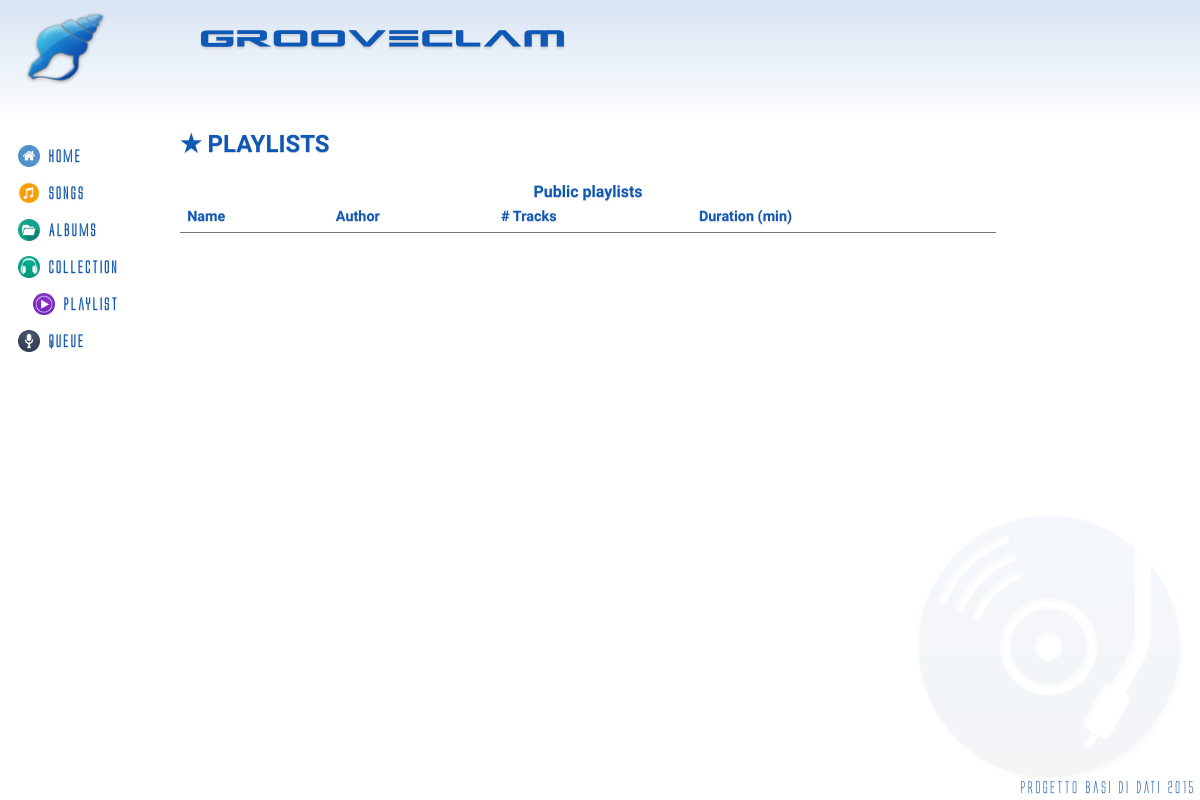
The app's page /?controller=playlist&action=index, older data.
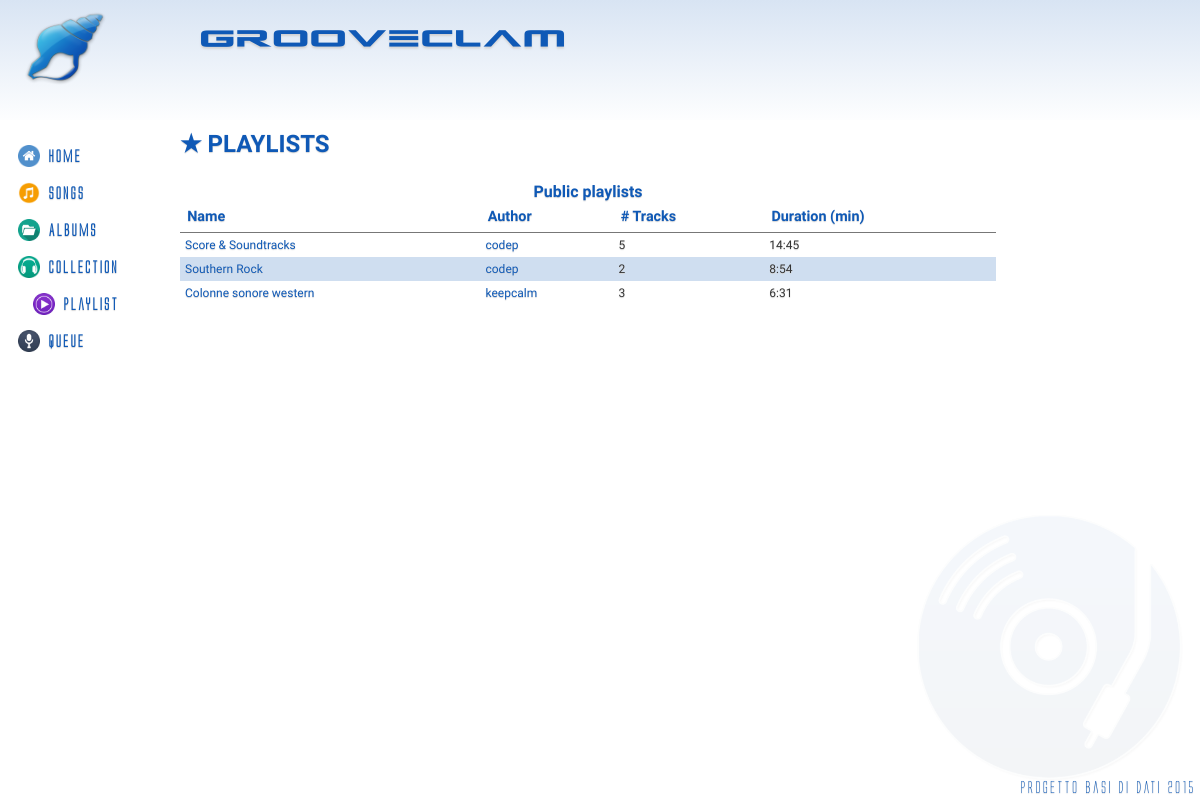
The same page, newer data.
### tables this page shows
CREATE TABLE IF NOT EXISTS `Playlist` (
	`IdPlaylist` INT(11) NOT NULL AUTO_INCREMENT,
	`IdUtente` INT(11) NOT NULL,
	`Nome` VARCHAR(40) NOT NULL,
    `Privata` BOOLEAN DEFAULT FALSE,
	PRIMARY KEY(`IdPlaylist`),
	FOREIGN KEY(`IdUtente`) REFERENCES Utenti(`IdUtente`) ON DELETE CASCADE ON UPDATE CASCADE
);

CREATE TABLE IF NOT EXISTS `Utenti` (
	`IdUtente` INT(11) NOT NULL AUTO_INCREMENT,
	`Nome` VARCHAR(40) DEFAULT NULL,
	`Cognome` VARCHAR(40) DEFAULT NULL,
	`Email` VARCHAR(40) NOT NULL,
	`Amministratore` BOOLEAN NOT NULL,
	`Username` VARCHAR(40) NOT NULL,
	`Password` VARCHAR(40) NOT NULL,
	PRIMARY KEY(`IdUtente`),
	UNIQUE(`Username`)
);

### controllers/playlist_controller.php (called while the page is built, shortened)
<?php
class PlaylistController {
	public function index() {
		$playlists = Playlist::all();
		require_once('views/playlist/index.php');
	}
}
?>

### index.php (called while the page is built, shortened)
<?php
require_once('views/layout.php');
?>

### models/playlist.php (called while the page is built, shortened)
<?php
class Playlist {
	private $id;
	private $name;
	private $owner;
	public function __construct($id, $name, $owner, $songs, $domain) {
		$this->id = $id;
		$this->name = $name;
		$this->owner = $owner;
	}
	public function id() {
		return $this->id;
	}
	public function name() {
		return $this->name;
	}
	public function owner() {
		return $this->owner;
	}
	public function stats($id) {
		$dur = 0;
		$id = intval($id);
		$db = Db::getInstance();
		$req = $db->prepare('SELECT s.Durata FROM Brani s INNER JOIN BraniPlaylist p ON(s.IdBrano = p.IdBrano) WHERE p.IdPlaylist = :id');
		$req->execute(array('id' => $id));
		$res = $req->fetchAll();
		foreach ($res as $duration) {
            $dur += $duration['Durata'];
		}
		$dur = floor($dur / 60).":".($dur % 60);
		return array('count' => count($res), 'duration' => $dur);
	}
	public static function all() {
		$list = array();
		$db = Db::getInstance();
		$req = $db->query('SELECT p.*, u.Username FROM Playlist p INNER JOIN Utenti u ON(p.IdUtente = u.IdUtente) WHERE p.Privata = FALSE');
		foreach($req->fetchAll() as $playlist) {
			$list[] = new Playlist($playlist['IdPlaylist'], $playlist['Nome'], array('IdUtente' => $playlist['IdUtente'], 'Username' => $playlist['Username']), array(), 0);
		}
		return $list;
	}
}
?>

### views/playlist/index.php (the view, shortened to what this page needs)
<h2>&#9733; PLAYLISTS</h2>
<table class="table">
    <caption>Public playlists</caption>
    <thead>
	    <tr>
		    <th>Name</th>
		    <th>Author</th>
		    <th># Tracks</th>
		    <th>Duration (min)</th>
	    </tr>
    </thead>
    <tbody>
        <?php foreach($playlists as $playlist) { ?>
	        <tr>
		        <td><a href='?controller=playlist&action=show&id=<?php echo $playlist->id(); ?>'><?php echo $playlist->name(); ?></a></td>
		        <td><a href='?controller=user&action=show&id=<?php $owner = $playlist->owner(); echo $owner['IdUtente']; ?>'><?php echo $owner['Username']; ?></a></td>
		        <td><?php $stats = $playlist->stats($playlist->id()); echo $stats['count']; ?></td>
		        <td><?php echo $stats['duration']; ?></td>
	        </tr>
        <?php } ?>
    </tbody>
</table>

Row changes from the older to the newer data that the page shows:
now on this page (row edited): playlist: Nome "Score & Soundtracks", Username "codep", count "5", duration "14:45"
now on this page (row edited): playlist: Nome "Southern Rock", Username "codep", count "2", duration "8:54"
now on this page (row edited): playlist: Nome "Colonne sonore western", IdUtente.Username "keepcalm", count "3", duration "6:31"
